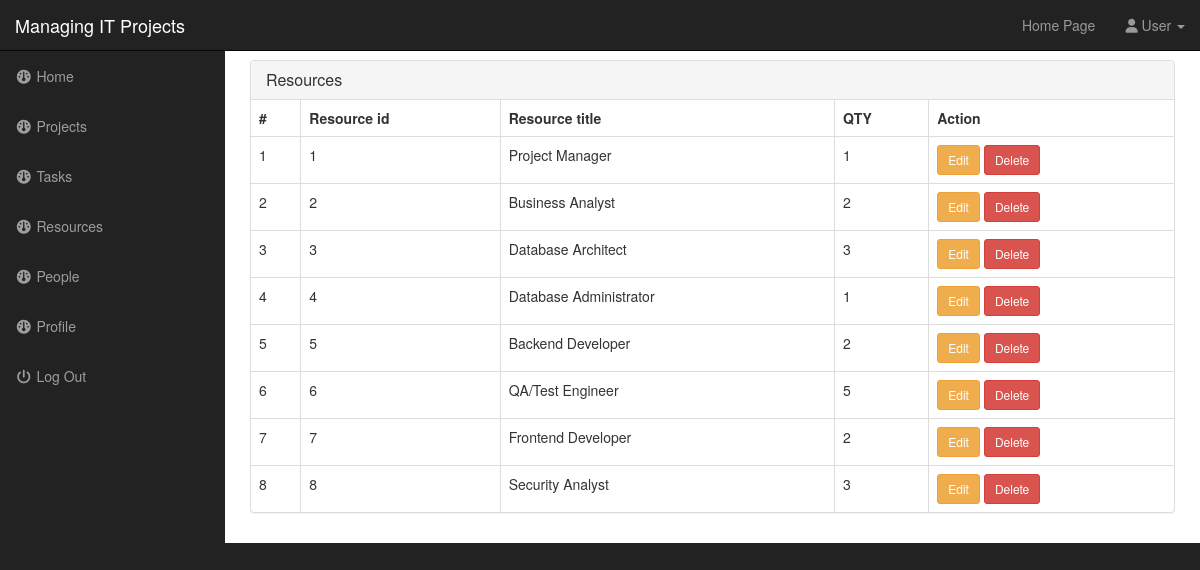
Page /resource.php on the committed database.
### tables this page shows
CREATE TABLE `resources` (
  `resource_id` int(11) NOT NULL,
  `task_id` int(11) NOT NULL,
  `resource_title` text NOT NULL,
  `qty` int(11) NOT NULL
);

### functions.php (the view, shortened to what this page needs)
<?php
function findResources(){
    global $connection;
    $where = '';
    $query = "SELECT * FROM resources $where";
    $select_resources = mysqli_query($connection,$query);
    $count = 0;
    while($row = mysqli_fetch_assoc($select_resources)) {
    $resource_id = $row['resource_id'];
    $resource_title = $row['resource_title'];
    $qty = $row['qty'];
    $count++;
    echo "<tr>";
    echo "<td>{$count}</td>";
    echo "<td>{$resource_id}</td>";
    echo "<td>{$resource_title}</td>";
    echo "<td>{$qty}</td>";
    echo "<td>
        <a href='#' class='btn btn-warning btn-sm'>Edit</a>
        <a href='#' class='btn btn-danger btn-sm'>Delete</a></td>";
    echo "</tr>";
    }
}?>

### includes/admin_header.php (shortened to what this page needs)
<?php include "includes/db.php" ?>
<?php include "functions.php" ?>
<!DOCTYPE html>
<html lang="en">
<head>
    <link href="css/bootstrap.min.css" rel="stylesheet">
    <link href="css/sb-admin.css" rel="stylesheet">
    <link href="css/style.css" rel="stylesheet">
    <link href="font-awesome/css/font-awesome.min.css" rel="stylesheet" type="text/css">
    <link href="webfonts/all.min.css" rel="stylesheet" type="text/css">
</head>
<body>

### resource.php
<?php include "includes/admin_header.php"?>
    <div id="wrapper">
        <?php include "includes/admin_navigation.php"?>
        <div id="page-wrapper">
            <div class="container-fluid">
                <div class="row">
                    <div class="col-lg-12">
                        <div class="panel panel-default">
                            <div class="panel-heading">
                                <h3 class="panel-title">Resources</h3>
                            </div>
                            <table class="table table-bordered table-hover">
                                <thead>
                                    <tr>
                                        <th>#</th>
                                        <th>Resource id</th>
                                        <th>Resource title</th>
                                        <th>QTY</th>
                                        <th>Action</th>
                                    </tr>
                                </thead>
                                <tbody>
                                <?php
                                    findResources();
                                ?>
                                </tbody>
                            </table>
                    </div>
                </div>
            </div>
        </div>
    </div>
<?php include "includes/admin_footer.php"?>

### includes/admin_navigation.php (shortened to what this page needs)
<nav class="navbar navbar-inverse navbar-fixed-top" role="navigation">
            <div class="navbar-header">
                <a class="navbar-brand" href="index.php">Managing IT Projects</a>
            </div>
            <ul class="nav navbar-right top-nav">
                <li><a href="index.php" > Home Page </a></li>
                <li class="dropdown">
                    <a href="#" class="dropdown-toggle" data-toggle="dropdown"><i class="fa fa-user"></i> User <b class="caret"></b></a>
                </li>
            </ul>
            <div class="collapse navbar-collapse navbar-ex1-collapse">
                <ul class="nav navbar-nav side-nav">
                    <li>
                        <a href="index.php"><i class="fa fa-fw fa-dashboard"></i> Home</a>
                    </li>
                    <li>
                        <a href="project.php"><i class="fa fa-fw fa-dashboard"></i> Projects </a>
                    </li>
                    <li>
                        <a href="task.php"><i class="fa fa-fw fa-dashboard"></i> Tasks </a>
                    </li>
                    <li>
                        <a href="resource.php"><i class="fa fa-fw fa-dashboard"></i> Resources </a>
                    </li>
                    <li>
                        <a href="people.php"><i class="fa fa-fw fa-dashboard"></i> People </a>
                    </li>
                    <li>
                        <a href="#"><i class="fa fa-fw fa-dashboard"></i> Profile</a>
                    </li>
                    <li>
                        <a href="#"><i class="fa fa-fw fa-power-off"></i> Log Out</a>
                    </li>
                </ul>
            </div>
        </nav>

### includes/admin_footer.php (shortened to what this page needs)
</body>
</html>

### css/sb-admin.css (style rules this page uses)
body { margin-top: 100px; background-color: #222; }
@media (min-width:768px) { body { margin-top: 50px; } }
#wrapper { padding-left: 0; }
#page-wrapper { width: 100%; padding: 0; background-color: #fff; }
@media (min-width:768px) { #wrapper { padding-left: 225px; } }
@media (min-width:768px) { #page-wrapper { padding: 10px; } }
.top-nav { padding: 0 15px; }
.top-nav>li { display: inline-block; float: left; }
.top-nav>li>a { padding-top: 15px; padding-bottom: 15px; line-height: 20px; color: #999; }
@media (min-width:768px) { .side-nav { position: fixed; top: 51px; left: 225px; width: 225px; margin-left: -225px; border: none; border-radius: 0; overflow-y: auto; background-color: #222; } }
@media (min-width:768px) { .side-nav>li>a { width: 225px; } }

### rows in the picture
resources: resource_id "1", resource_title "Project Manager", qty "1"
resources: resource_id "2", resource_title "Business Analyst", qty "2"
resources: resource_id "3", resource_title "Database Architect", qty "3"
resources: resource_id "4", resource_title "Database Administrator", qty "1"
resources: resource_id "5", resource_title "Backend Developer", qty "2"
resources: resource_id "6", resource_title "QA/Test Engineer", qty "5"
resources: resource_id "7", resource_title "Frontend Developer", qty "2"
resources: resource_id "8", resource_title "Security Analyst", qty "3"
